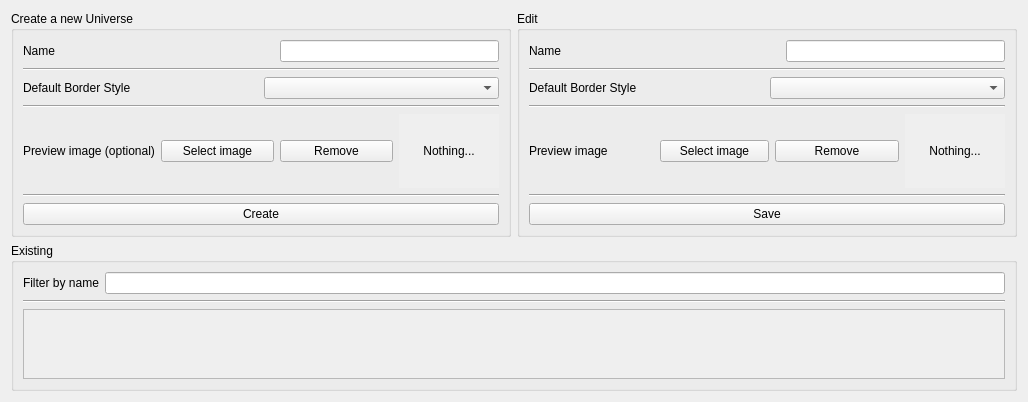
      <widget class="QWidget" name="universes">
       <attribute name="title">
        <string>Universes</string>
       </attribute>
       <layout class="QGridLayout" name="gridLayout_3">
        <item row="1" column="0">
         <widget class="QGroupBox" name="existing">
          <property name="title">
           <string>Existing</string>
          </property>
          <layout class="QVBoxLayout" name="verticalLayout_12">
           <item>
            <layout class="QVBoxLayout" name="verticalLayout_10">
             <item>
              <layout class="QHBoxLayout" name="horizontalLayout">
               <item>
                <widget class="QLabel" name="universe_filter_label">
                 <property name="text">
                  <string>Filter by name</string>
                 </property>
                </widget>
               </item>
               <item>
                <widget class="QLineEdit" name="universe_filter_input"/>
               </item>
              </layout>
             </item>
             <item>
              <widget class="Line" name="line_11">
               <property name="orientation">
                <enum>Qt::Orientation::Horizontal</enum>
               </property>
              </widget>
             </item>
             <item>
              <widget class="QScrollArea" name="scrollArea">
               <property name="widgetResizable">
                <bool>true</bool>
               </property>
               <widget class="QWidget" name="universe_grid">
                <property name="geometry">
                 <rect>
                  <x>0</x>
                  <y>0</y>
                  <width>989</width>
                  <height>427</height>
                 </rect>
                </property>
                <layout class="QGridLayout" name="gridLayout_2">
                 <property name="sizeConstraint">
                  <enum>QLayout::SizeConstraint::SetDefaultConstraint</enum>
                 </property>
                </layout>
               </widget>
              </widget>
             </item>
            </layout>
           </item>
          </layout>
         </widget>
        </item>
        <item row="0" column="0">
         <layout class="QHBoxLayout" name="horizontalLayout_53">
          <item>
           <widget class="QGroupBox" name="create_universe">
            <property name="sizePolicy">
             <sizepolicy hsizetype="Fixed" vsizetype="Fixed">
              <horstretch>0</horstretch>
              <verstretch>0</verstretch>
             </sizepolicy>
            </property>
            <property name="minimumSize">
             <size>
              <width>500</width>
              <height>226</height>
             </size>
            </property>
            <property name="maximumSize">
             <size>
              <width>354</width>
              <height>226</height>
             </size>
            </property>
            <property name="title">
             <string>Create a new Universe</string>
            </property>
            <layout class="QVBoxLayout" name="verticalLayout_11">
             <item>
              <layout class="QVBoxLayout" name="verticalLayout_7">
               <item>
                <layout class="QHBoxLayout" name="horizontalLayout_23">
                 <item>
                  <widget class="QLabel" name="universe_create_name_label">
                   <property name="text">
                    <string>Name</string>
                   </property>
                  </widget>
                 </item>
                 <item>
                  <spacer name="horizontalSpacer_4">
                   <property name="orientation">
                    <enum>Qt::Orientation::Horizontal</enum>
                   </property>
                   <property name="sizeHint" stdset="0">
                    <size>
                     <width>40</width>
                     <height>20</height>
                    </size>
                   </property>
                  </spacer>
                 </item>
                 <item>
                  <widget class="QLineEdit" name="universe_create_name_input"/>
                 </item>
                </layout>
               </item>
               <item>
                <widget class="Line" name="line_12">
                 <property name="orientation">
                  <enum>Qt::Orientation::Horizontal</enum>
                 </property>
                </widget>
               </item>
               <item>
                <layout class="QHBoxLayout" name="horizontalLayout_82">
                 <item>
                  <widget class="QLabel" name="universe_create_border_style_label">
                   <property name="text">
                    <string>Default Border Style</string>
                   </property>
                  </widget>
                 </item>
                 <item>
                  <widget class="QComboBox" name="universe_create_border_style_selector"/>
                 </item>
                </layout>
               </item>
               <item>
                <widget class="Line" name="line_75">
                 <property name="orientation">
                  <enum>Qt::Orientation::Horizontal</enum>
                 </property>
                </widget>
               </item>
               <item>
                <layout class="QHBoxLayout" name="horizontalLayout_24">
                 <item>
                  <widget class="QLabel" name="universe_create_preview_label">
                   <property name="text">
                    <string>Preview image (optional)</string>
                   </property>
                  </widget>
                 </item>
                 <item>
                  <widget class="QPushButton" name="universe_create_image_button">
                   <property name="text">
                    <string>Select image</string>
                   </property>
                  </widget>
                 </item>
                 <item>
                  <widget class="QPushButton" name="universe_create_image_remove_button">
                   <property name="text">
                    <string>Remove</string>
                   </property>
                  </widget>
                 </item>
                 <item>
                  <widget class="QLabel" name="universe_create_image_preview">
                   <property name="sizePolicy">
                    <sizepolicy hsizetype="Maximum" vsizetype="Maximum">
                     <horstretch>0</horstretch>
                     <verstretch>0</verstretch>
                    </sizepolicy>
                   </property>
                   <property name="minimumSize">
                    <size>
                     <width>0</width>
                     <height>0</height>
                    </size>
                   </property>
                   <property name="maximumSize">
                    <size>
                     <width>100</width>
                     <height>100</height>
                    </size>
                   </property>
                   <property name="autoFillBackground">
                    <bool>true</bool>
                   </property>
                   <property name="text">
                    <string>Nothing...</string>
                   </property>
                   <property name="alignment">
                    <set>Qt::AlignmentFlag::AlignCenter</set>
                   </property>
                  </widget>
                 </item>
                </layout>
               </item>
              </layout>
             </item>
             <item>
              <widget class="Line" name="line_13">
               <property name="orientation">
                <enum>Qt::Orientation::Horizontal</enum>
               </property>
              </widget>
             </item>
             <item>
              <layout class="QHBoxLayout" name="horizontalLayout_57">
               <item>
                <widget class="QPushButton" name="universe_create_confirm_button">
                 <property name="text">
                  <string>Create</string>
                 </property>
                </widget>
               </item>
              </layout>
             </item>
            </layout>
           </widget>
          </item>
          <item>
           <widget class="QGroupBox" name="edit_universe">
            <property name="sizePolicy">
             <sizepolicy hsizetype="Fixed" vsizetype="Fixed">
              <horstretch>0</horstretch>
              <verstretch>0</verstretch>
             </sizepolicy>
            </property>
            <property name="minimumSize">
             <size>
              <width>500</width>
              <height>226</height>
             </size>
            </property>
            <property name="maximumSize">
             <size>
              <width>354</width>
              <height>226</height>
             </size>
            </property>
            <property name="title">
             <string>Edit</string>
            </property>
            <layout class="QVBoxLayout" name="verticalLayout_33">
             <item>
              <layout class="QHBoxLayout" name="horizontalLayout_61">
               <item>
                <widget class="QLabel" name="universe_edit_name_label">
                 <property name="text">
                  <string>Name</string>
                 </property>
                </widget>
               </item>
               <item>
                <spacer name="horizontalSpacer">
                 <property name="orientation">
                  <enum>Qt::Orientation::Horizontal</enum>
                 </property>
                 <property name="sizeHint" stdset="0">
                  <size>
                   <width>40</width>
                   <height>20</height>
                  </size>
                 </property>
                </spacer>
               </item>
               <item>
                <widget class="QLineEdit" name="universe_edit_name_input"/>
               </item>
              </layout>
             </item>
             <item>
              <widget class="Line" name="line_21">
               <property name="orientation">
                <enum>Qt::Orientation::Horizontal</enum>
               </property>
              </widget>
             </item>
             <item>
              <layout class="QHBoxLayout" name="horizontalLayout_83">
               <item>
                <widget class="QLabel" name="universe_edit_border_style_label">
                 <property name="text">
                  <string>Default Border Style</string>
                 </property>
                </widget>
               </item>
               <item>
                <widget class="QComboBox" name="universe_edit_border_style_selector"/>
               </item>
              </layout>
             </item>
             <item>
              <widget class="Line" name="line_76">
               <property name="orientation">
                <enum>Qt::Orientation::Horizontal</enum>
               </property>
              </widget>
             </item>
             <item>
              <layout class="QHBoxLayout" name="horizontalLayout_62">
               <item>
                <widget class="QLabel" name="universe_edit_preview_label">
                 <property name="text">
                  <string>Preview image</string>
                 </property>
                </widget>
               </item>
               <item>
                <widget class="QPushButton" name="universe_edit_image_button">
                 <property name="sizePolicy">
                  <sizepolicy hsizetype="Fixed" vsizetype="Fixed">
                   <horstretch>0</horstretch>
                   <verstretch>0</verstretch>
                  </sizepolicy>
                 </property>
                 <property name="minimumSize">
                  <size>
                   <width>109</width>
                   <height>0</height>
                  </size>
                 </property>
                 <property name="maximumSize">
                  <size>
                   <width>109</width>
                   <height>16777215</height>
                  </size>
                 </property>
                 <property name="text">
                  <string>Select image</string>
                 </property>
                </widget>
               </item>
               <item>
                <widget class="QPushButton" name="universe_edit_image_remove_button">
                 <property name="text">
                  <string>Remove</string>
                 </property>
                </widget>
               </item>
               <item>
                <widget class="QLabel" name="universe_edit_image_preview">
                 <property name="sizePolicy">
                  <sizepolicy hsizetype="Maximum" vsizetype="Maximum">
                   <horstretch>0</horstretch>
                   <verstretch>0</verstretch>
                  </sizepolicy>
                 </property>
                 <property name="minimumSize">
                  <size>
                   <width>0</width>
                   <height>0</height>
                  </size>
                 </property>
                 <property name="maximumSize">
                  <size>
                   <width>100</width>
                   <height>100</height>
                  </size>
                 </property>
                 <property name="autoFillBackground">
                  <bool>true</bool>
                 </property>
                 <property name="text">
                  <string>Nothing...</string>
                 </property>
                 <property name="alignment">
                  <set>Qt::AlignmentFlag::AlignCenter</set>
                 </property>
                </widget>
               </item>
              </layout>
             </item>
             <item>
              <widget class="Line" name="line_22">
               <property name="orientation">
                <enum>Qt::Orientation::Horizontal</enum>
               </property>
              </widget>
             </item>
             <item>
              <layout class="QHBoxLayout" name="horizontalLayout_63">
               <item>
                <widget class="QPushButton" name="universe_edit_confirm_button">
                 <property name="text">
                  <string>Save</string>
                 </property>
                </widget>
               </item>
              </layout>
             </item>
            </layout>
           </widget>
          </item>
         </layout>
        </item>
       </layout>
      </widget>
